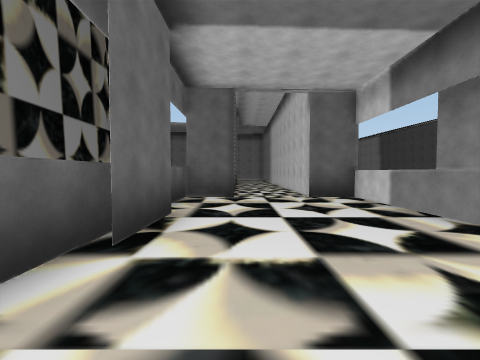
view 1 (above)

17 first-person views from a walk through a 3-D level made in the Unity game engine. The camera is 1.5 m above the floor, tilts 2° down and sees 90° across. The floor is counted in squares, 2 m on a side. Each view is taken from the middle of a square. On the plan, view 1 faces up. The plan holds only what a view shows up to about 9 squares ahead; the rest is blank. The place goes on beyond the plan. The player is left out.

view 2
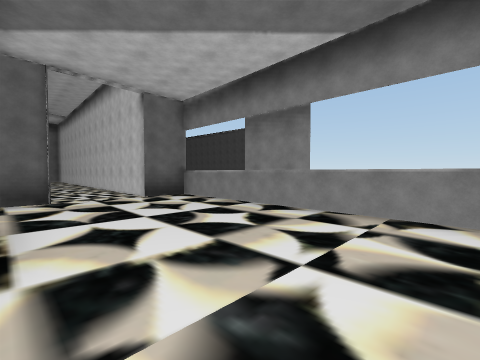

view 3
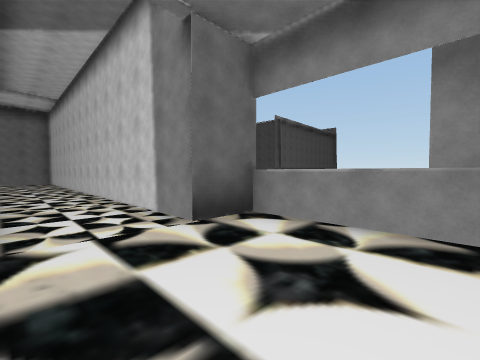

view 4
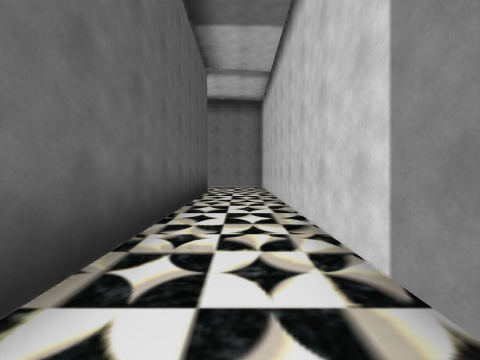

view 5
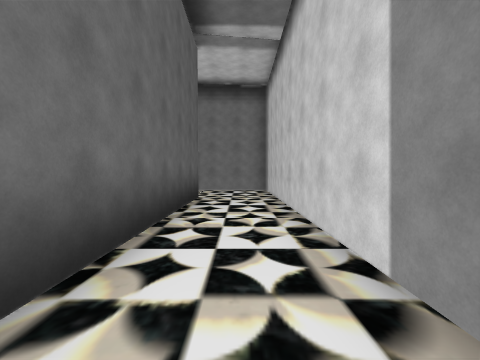

view 6
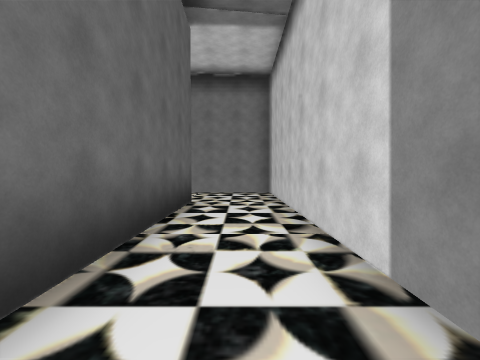

view 7
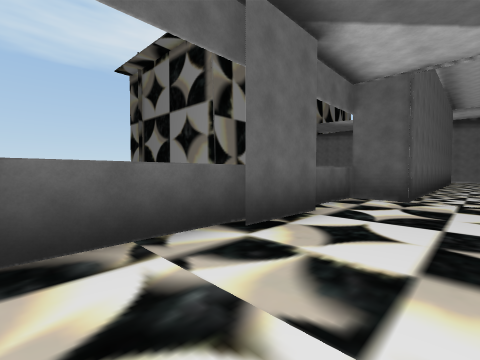

view 8
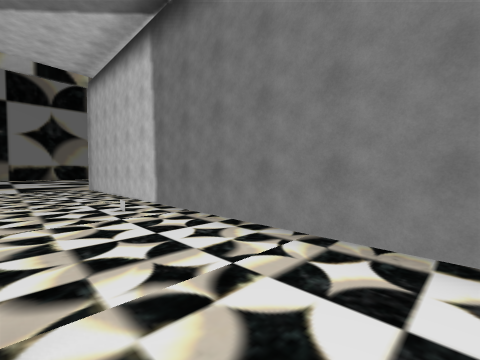

view 9
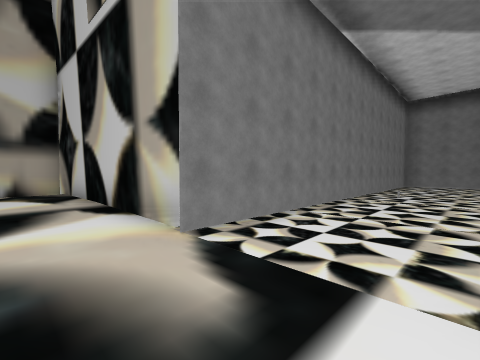

view 10
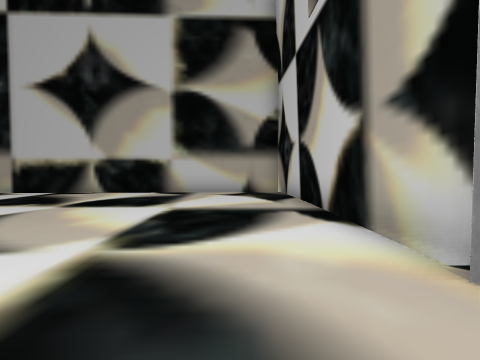

view 11
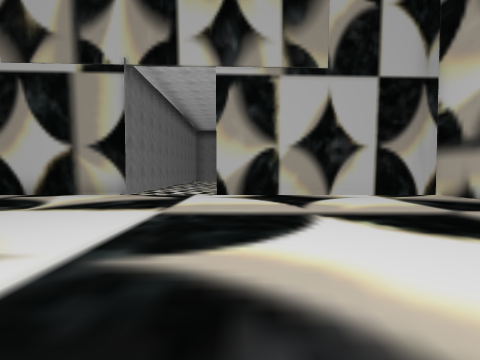

view 12
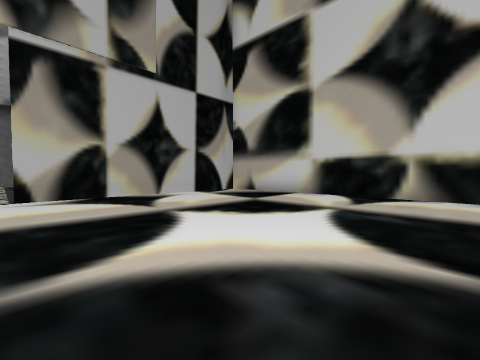

view 13
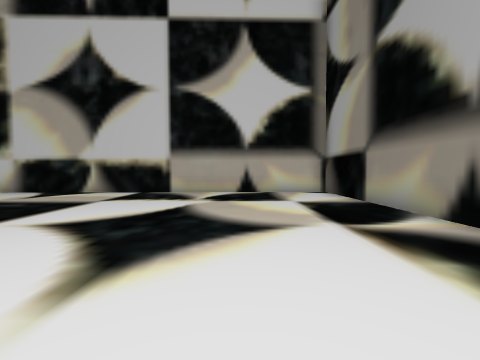

view 14
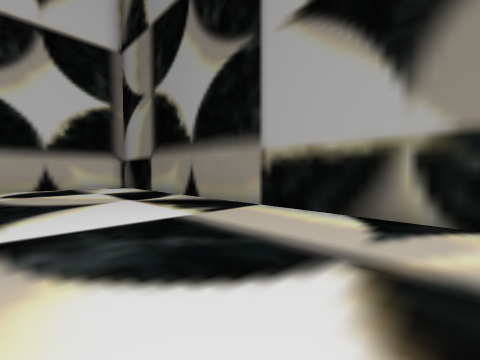

view 15
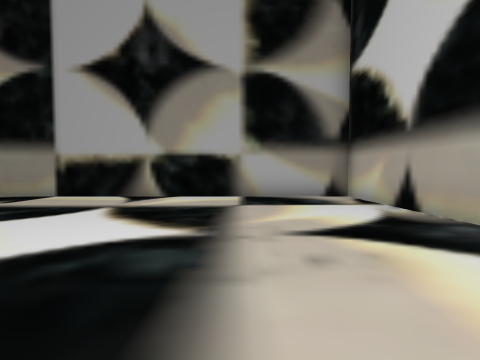

view 16
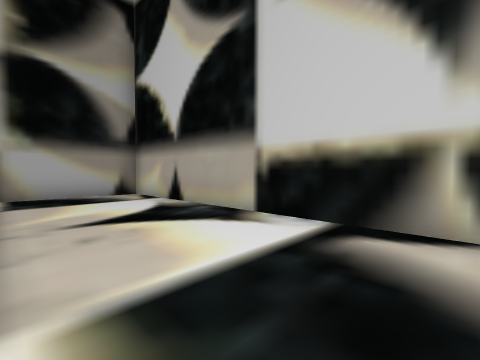

view 17
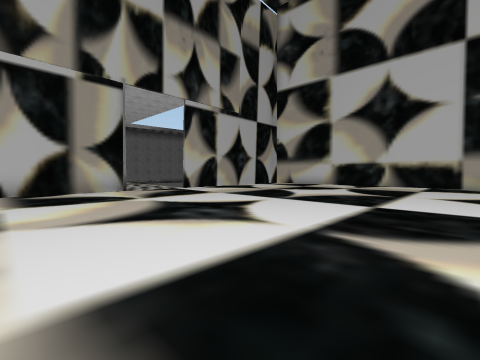

### Floor plan
Points are (right, up) in squares from view 1. A wall is a line through its corners. A room is listed if a view was taken in it or the views show most of it. See-through windows are left out.
Room 1 (views 1, 2, 3, 4, 5, 6, 7)
walls: (-0.1, 7.1) (-1.6, 7.2) (-1.6, 5); (-1.2, 4.4) (-1.3, 2.4); (-1.6, 3) (-1.6, -0.1); (3.6, 2.5) (3.6, 4.5); (3.4, -0.1) (3.4, 7) (2.1, 7.1) (2.1, 18.4); (-0.2, 18.9) (-0.2, 6.9)
ways out: opening at (1, 18) to room 2
Room 2 (views 8, 9, 10, 11, 12, 13, 14, 15, 16, 17)
walls: (-10.2, 21.7) (-10.5, 29.5); (-10.6, 28.7) (-25.2, 28.2) (-25.2, 11.1) (-10.1, 11.6); (-9.7, 11.1) (-10, 18.8); (2.1, 18.4) (2.1, 21.6) (-10.5, 21.6)
ways out: opening at (1, 18) to room 1

Positions as (right, up) in squares from view 1, and headings:
1: (0, 0), facing up
2: (-1, 0), facing up-right
3: (0, 4), facing up-right
4: (1, 10), facing up
5: (1, 12), facing up
6: (1, 13), facing up
7: (1, 0), facing up-left
8: (1, 19), facing up-left
9: (-12, 19), facing up-right
10: (-12, 20), facing up
11: (-18, 18), facing right
12: (-18, 19), facing down-right
13: (-22, 20), facing down
14: (-21, 23), facing down-left
15: (-18, 25), facing left
16: (-17, 25), facing up-left
17: (-20, 25), facing down-right
